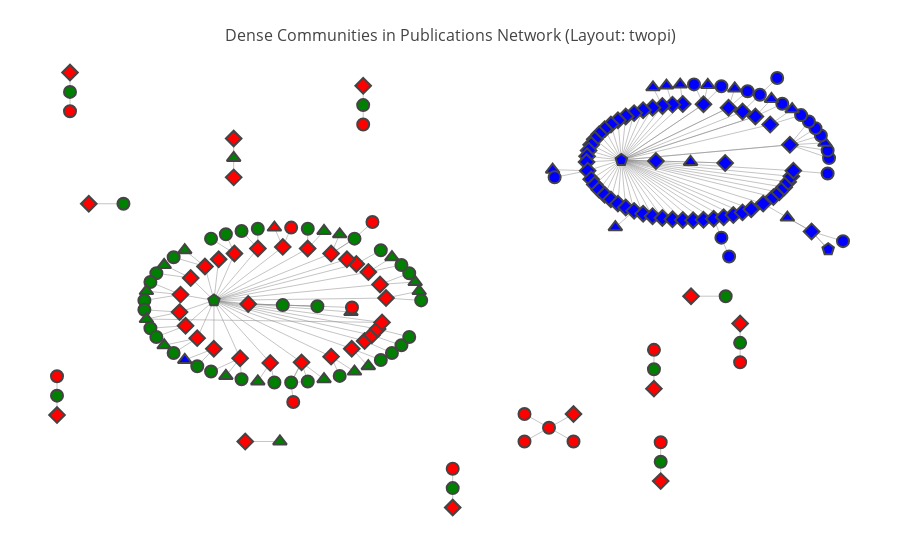

The notebook cell saved with this chart:
### Markdown cell above
## Dense Communities in Publications Network

### Code cell
# plot dense communities in publication network
community_colors = ["red", "green", "blue"]

# plot network using twopi layout
g_layout_neat="twopi" # spring model layout
visual.plot_community(layout=g_layout_neat, 
                      community_colors=community_colors)

# layout types TODO -> For function definition comments to explain different layout 
# https://stackoverflow.com/questions/21978487/improving-python-networkx-graph-layout

### Figure 1 — Plotly figure (JSON) as saved in the notebook; plotly's stock layout.template omitted (floating-point values rounded to 4 significant figures; data arrays with more than 128 entries replaced by an {"elided": "..."} marker saying what was removed)
{"data": [{"hoverinfo": "none", "line": {"color": "#888", "width": 0.5}, "mode": "lines", "type": "scatter", "uid": "46a24d83-210f-4d64-a36f-d89c66e8b4f2", "x": {"elided": "600 float values"}, "y": {"elided": "600 float values"}}, {"hoverinfo": "text", "marker": {"color": {"elided": "201 str values"}, "line": {"width": 2}, "size": 12, "symbol": {"elided": "201 str values"}}, "mode": "markers", "text": {"elided": "201 str values"}, "type": "scatter", "uid": "c2839c2e-fc12-4ef4-b92f-6560ff9561a2", "x": {"elided": "201 float values"}, "y": {"elided": "201 float values"}}], "layout": {"hovermode": "closest", "margin": {"b": 20, "l": 5, "r": 5, "t": 40}, "showlegend": false, "title": {"font": {"size": 16}, "text": "<br>Dense Communities in Publications Network (Layout: twopi)"}, "xaxis": {"showgrid": false, "showticklabels": false, "zeroline": false}, "yaxis": {"showgrid": false, "showticklabels": false, "zeroline": false}}}
